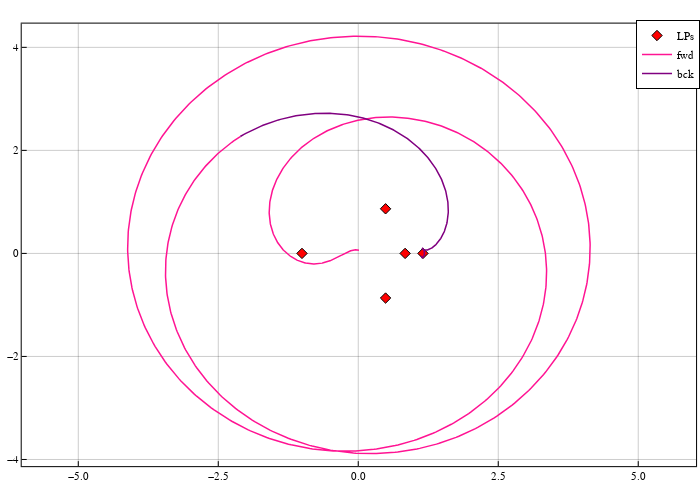

Here is the notebook cell this chart was saved with:
### Code cell
pcart = plot(size=(700,500), frame_style=:box, aspect_ratio=:equal, grid=0.4)
scatter!(pcart, lps[:,1], lps[:,2], marker=:diamond, color=:red, label="LPs")
# trajectory
plot!(Array(sol_fwd)[1,:], Array(sol_fwd)[2,:], color=:deeppink, linewidth=1.5, label="fwd")
plot!(Array(sol_bck)[1,:], Array(sol_bck)[2,:], color=:purple, linewidth=1.5, label="bck")

pcart

### Figure 1 — Plotly figure (JSON) as saved in the notebook; plotly's stock layout.template omitted (floating-point values rounded to 4 significant figures; data arrays with more than 128 entries replaced by an {"elided": "..."} marker saying what was removed)
{"data": [{"colorbar": {"title": ""}, "legendgroup": "LPs", "marker": {"color": "rgba(255, 0, 0, 1.000)", "line": {"color": "rgba(0, 0, 0, 1.000)", "width": 1}, "size": 8, "symbol": "diamond"}, "mode": "markers", "name": "LPs", "showlegend": true, "type": "scatter", "x": [0.8369, 1.156, -1.005, 0.4878, 0.4878], "xaxis": "x", "y": [0, 0, 0, 0.866, -0.866], "yaxis": "y", "zmax": null, "zmin": null}, {"colorbar": {"title": ""}, "legendgroup": "fwd", "line": {"color": "rgba(255, 20, 147, 1.000)", "dash": "solid", "shape": "linear", "width": 1.5}, "mode": "lines", "name": "fwd", "showlegend": true, "type": "scatter", "x": {"elided": "1431 float values"}, "xaxis": "x", "y": {"elided": "1431 float values"}, "yaxis": "y", "zmax": null, "zmin": null}, {"colorbar": {"title": ""}, "legendgroup": "bck", "line": {"color": "rgba(128, 0, 128, 1.000)", "dash": "solid", "shape": "linear", "width": 1.5}, "mode": "lines", "name": "bck", "showlegend": true, "type": "scatter", "x": {"elided": "552 float values"}, "xaxis": "x", "y": {"elided": "552 float values"}, "yaxis": "y", "zmax": null, "zmin": null}], "layout": {"annotations": [], "height": 500, "legend": {"bgcolor": "rgba(255, 255, 255, 1.000)", "bordercolor": "rgba(0, 0, 0, 1.000)", "borderwidth": 1, "font": {"color": "rgba(0, 0, 0, 1.000)", "family": "sans-serif", "size": 11}, "title": {"font": {"color": "rgba(0, 0, 0, 1.000)", "family": "sans-serif", "size": 15}, "text": ""}, "tracegroupgap": 0, "traceorder": "normal", "x": 1, "xanchor": "auto", "y": 1, "yanchor": "auto"}, "margin": {"b": 20, "l": 0, "r": 0, "t": 20}, "paper_bgcolor": "rgba(255, 255, 255, 1.000)", "plot_bgcolor": "rgba(255, 255, 255, 1.000)", "showlegend": true, "width": 700, "xaxis": {"anchor": "y", "domain": [0.03102, 0.9944], "gridcolor": "rgba(0, 0, 0, 0.400)", "gridwidth": 0.5, "linecolor": "rgba(0, 0, 0, 1.000)", "mirror": true, "range": [-6.01, 6.033], "showgrid": true, "showline": true, "showticklabels": true, "tickangle": 0, "tickcolor": "rgb(0, 0, 0)", "tickfont": {"color": "rgba(0, 0, 0, 1.000)", "family": "sans-serif", "size": 11}, "tickmode": "array", "ticks": "inside", "ticktext": ["−5.0", "−2.5", "0.0", "2.5", "5.0"], "tickvals": [-5, -2.5, 0, 2.5, 5], "title": "", "titlefont": {"color": "rgba(0, 0, 0, 1.000)", "family": "sans-serif", "size": 15}, "type": "-", "visible": true, "zeroline": false, "zerolinecolor": "rgba(0, 0, 0, 1.000)"}, "yaxis": {"anchor": "x", "domain": [0.0301, 0.9921], "gridcolor": "rgba(0, 0, 0, 0.400)", "gridwidth": 0.5, "linecolor": "rgba(0, 0, 0, 1.000)", "mirror": true, "range": [-4.13, 4.461], "showgrid": true, "showline": true, "showticklabels": true, "tickangle": 0, "tickcolor": "rgb(0, 0, 0)", "tickfont": {"color": "rgba(0, 0, 0, 1.000)", "family": "sans-serif", "size": 11}, "tickmode": "array", "ticks": "inside", "ticktext": ["−4", "−2", "0", "2", "4"], "tickvals": [-4, -2, 0, 2, 4], "title": "", "titlefont": {"color": "rgba(0, 0, 0, 1.000)", "family": "sans-serif", "size": 15}, "type": "-", "visible": true, "zeroline": false, "zerolinecolor": "rgba(0, 0, 0, 1.000)"}}}
